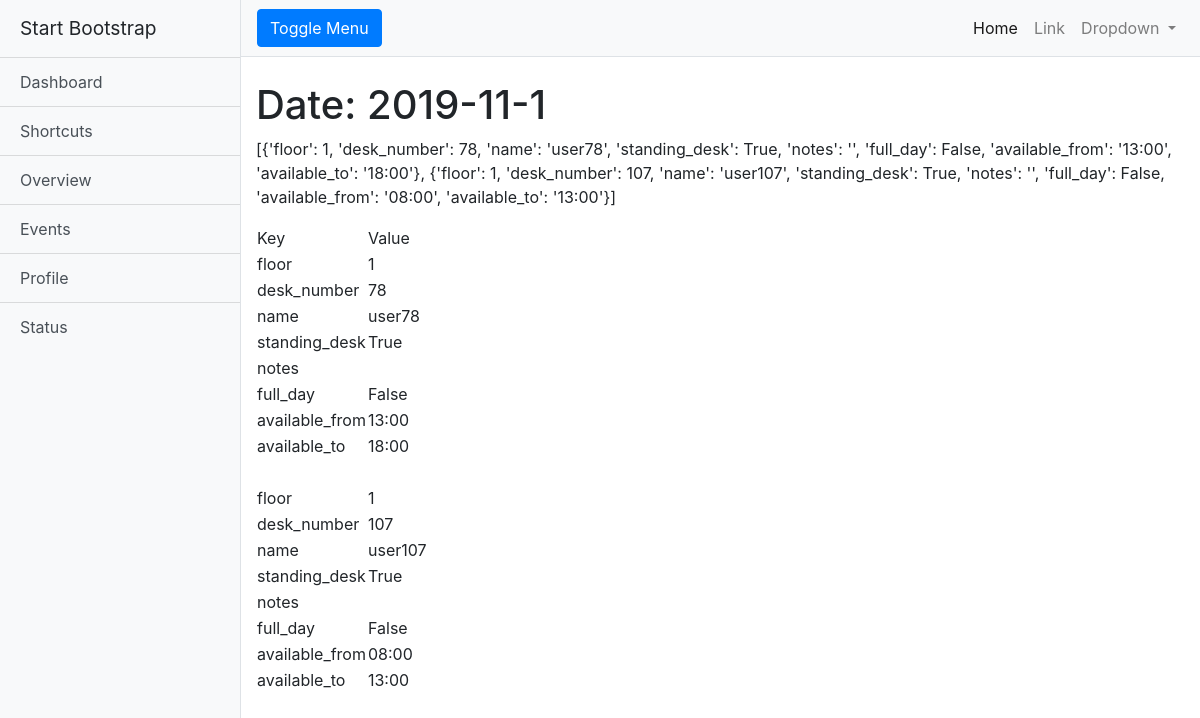
/index, run on the app's committed database.
### tables this page shows
CREATE TABLE "available_desks" (
	"id"	INTEGER NOT NULL PRIMARY KEY AUTOINCREMENT UNIQUE,
	"all_desks_id"	INTEGER NOT NULL,
	"available_types_id"	INTEGER NOT NULL,
	"date"	TEXT NOT NULL DEFAULT ""
);

CREATE TABLE "all_desks" (
	"id"	INTEGER NOT NULL PRIMARY KEY AUTOINCREMENT UNIQUE,
	"floor"	INTEGER NOT NULL DEFAULT 1,
	"desk_number"	INTEGER NOT NULL DEFAULT 0,
	"name"	TEXT NOT NULL DEFAULT "",
	"standing_desk"	INTEGER NOT NULL DEFAULT 0,
	"notes"	TEXT DEFAULT ""
);

CREATE TABLE "available_types" (
	"id"	INTEGER NOT NULL UNIQUE,
	"full_day"	INTEGER NOT NULL DEFAULT 1,
	"available_from"	TEXT,
	"available_to"	TEXT,
	PRIMARY KEY("id")
);

### mainUrls.py (the view)
@app.route("/")
@app.route("/index")
def available_desks():
    date = '2019-11-1'
    available_desks = get_available_desks(date)
    return render_template('index.html', available_desks=available_desks, date=date)

### connection.py (called while the page is built)
def create_connection():
    db_file = r"/Users/mah54/Google Drive/apache/hot-desking/hotDeskingDB.db"
    conn = None
    try:
        conn = sqlite3.connect(db_file)
    except Error as e:
        print(e)
    return conn

### model/available_desks_model.py (called while the page is built)
def get_available_desks(given_date):
    all_desks = []
    conn = create_connection()
    with conn:
        available_desks = get_all_available_desks_with_date(conn, given_date)
        for available_desk in available_desks:
            all_desks.append({"floor":available_desk[5], "desk_number":available_desk[6], "name":available_desk[7], "standing_desk":bool(available_desk[8]), "notes":available_desk[9], "full_day": bool(available_desk[11]), "available_from": available_desk[12], "available_to": available_desk[13]})
    return all_desks

def get_all_available_desks_with_date(conn, date):
    cur = conn.cursor()
    cur.execute("select * from available_desks inner join all_desks on available_desks.all_desks_id=all_desks.desk_number inner join available_types on available_desks.available_types_id=available_types.id where date='"+date+"';")
    return cur.fetchall()

### templates/index.html (shortened to what this page needs)
<!DOCTYPE html>
<html lang="en">
<head>
  <link href="static/vendor/bootstrap.min.css" rel="stylesheet">
  <link href="static/vendor/simple-sidebar.css" rel="stylesheet">
  <link rel="stylesheet" href="static/vendor/main.css">
</head>
<body>
  <div class="d-flex" id="wrapper">
    {% include 'include/sidebar.html' %}
    <div id="page-content-wrapper">
        {% include 'include/nav.html' %}
      <div class="container-fluid">
        <h1 class="mt-4">Date: {{ date }}</h1>
        <p>{{ available_desks }}</p>
        <table>
            <tbody>
                <tr><td> Key </td><td>Value</td></tr>
              {% for desk in available_desks %}
                {% for i, j in desk.items() %}
                    <tr>
                      <td>{{ i }}</td>
                      <td>{{ j }}</td>
                    </tr>
                {% endfor %}
                <tr><td>&nbsp;</td><td></td></tr>
              {% endfor %}
            </tbody>
        </table>
      </div>
    </div>
  </div>
</body>
</html>

### data on the page
available_desks: desk "floor" "desk_number" "standing_desk" "notes" "full_day", desk "1" "78" "True" "False", i "name", name "user78", i "available_from", available_from "13:00", i "available_to", available_to "18:00"
available_desks: desk "floor" "desk_number" "standing_desk" "notes" "full_day", desk "1" "107" "True" "False", i "name", name "user107", i "available_from", available_from "08:00", i "available_to", available_to "13:00"

### other printed values
{{ date }} "2019-11-1"
